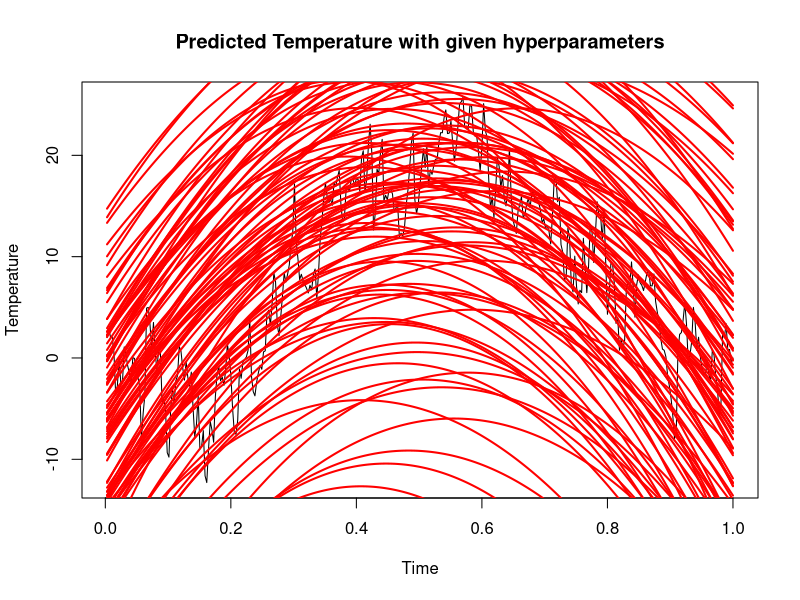
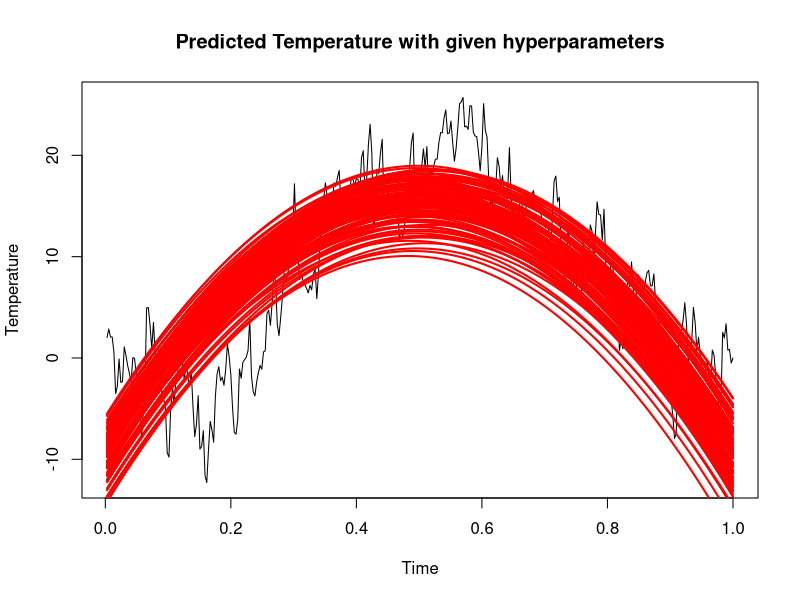
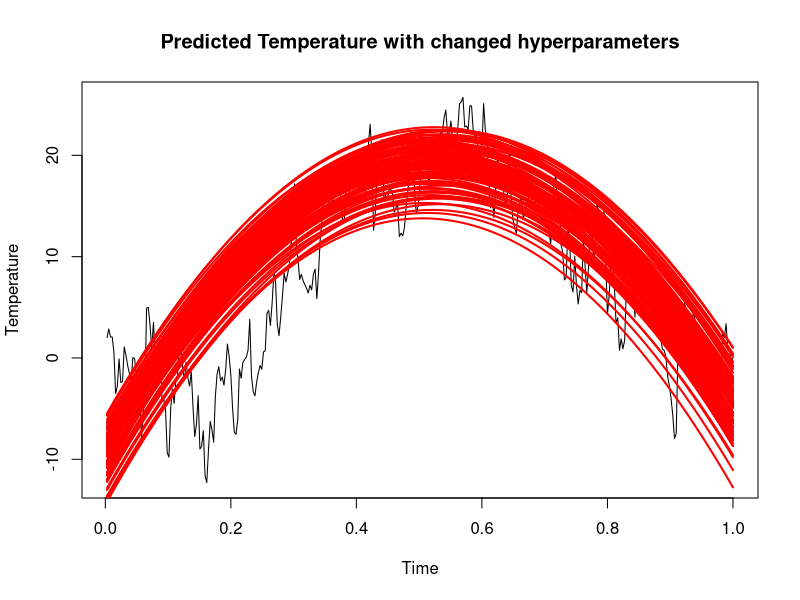
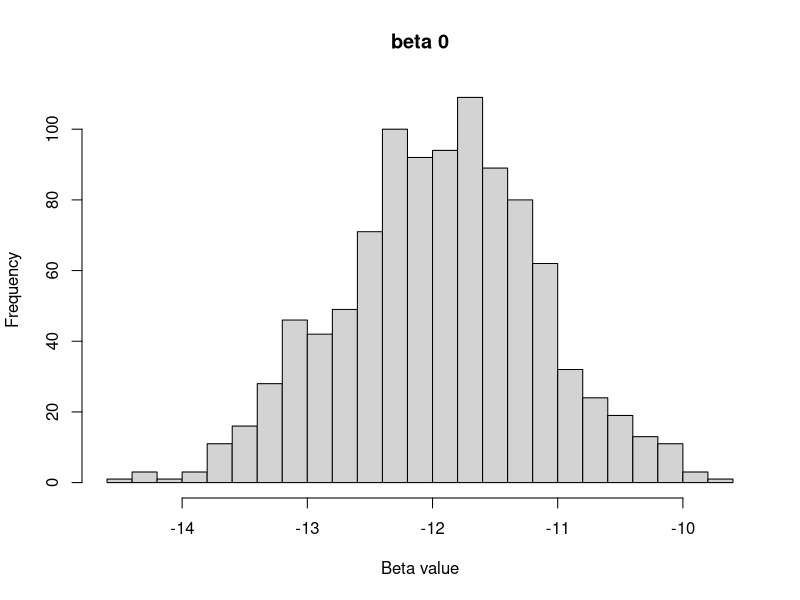
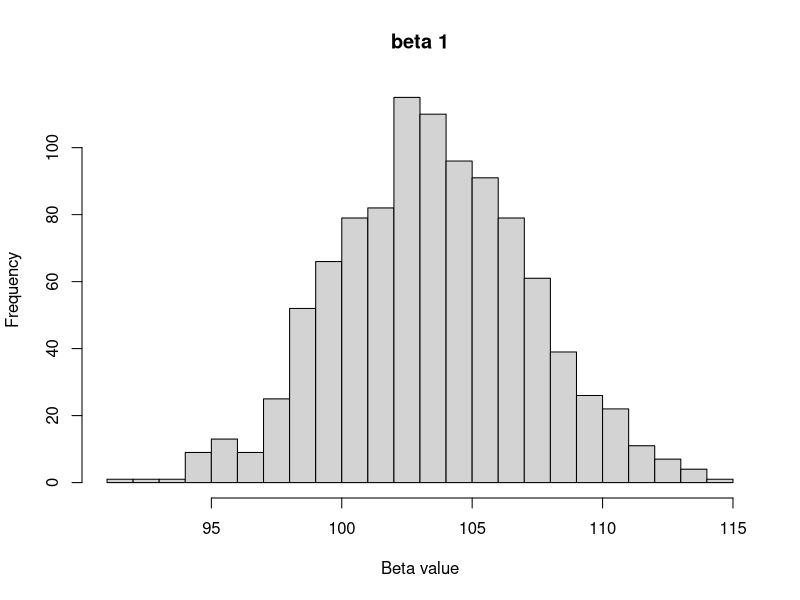
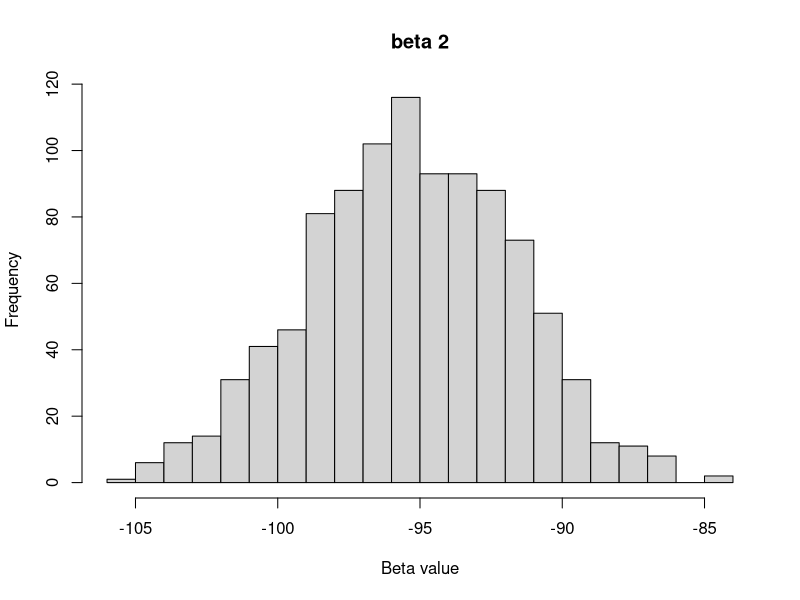
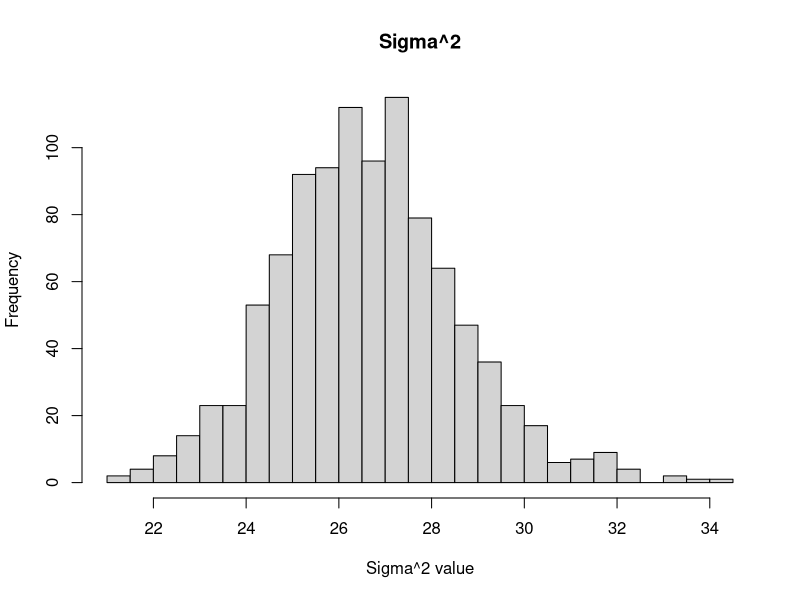
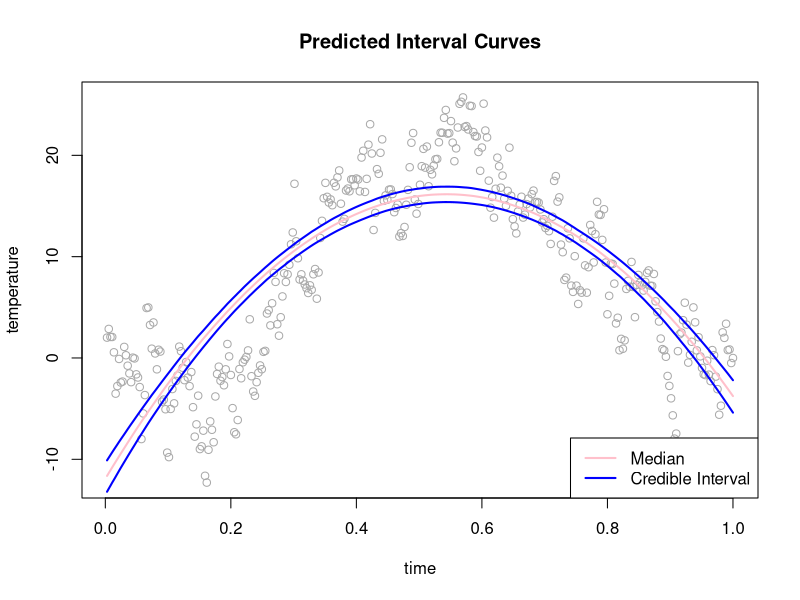

The R source for these figures, in order:
## ---- chunk 1
knitr::opts_chunk$set(echo = TRUE)
knitr::opts_chunk$set(fig.width=9, fig.height = 4.1) 
library(tidyverse)
library(dplyr)
library(knitr)
library(mvtnorm)
set.seed(12345)
## ---- chunk 2
#-----------------------------------------------------------------------------
# Q1a.
data0 <- read.table("TempLinkoping.txt", header = TRUE)
intercept <- rep(1,365)
data1 <- cbind(data0, "intercept"=intercept)
time2 <- data1$time^2
data1 <- cbind(data1, "time2"=time2)

#given hyperparameters
mu0=matrix(c(-10,100,-100))
omega0=diag(x=0.01, nrow=3, ncol=3)
v0=4
sigma20=1

#prior
PriorReg = function(mu0,omega0,v0,sigma20){
  set.seed(12345)
  for(i in 1:100){
    #using chi_sq to sample sigma^2
    chi_sample = rchisq(n=1, df=v0)
    sigma2 = v0*sigma20/chi_sample
    
    #using mvtnorm sample beta
    beta = rmvnorm(n=1, mean=mu0, sigma=sigma20*solve(omega0))
    
    #quadratic regression  
    quad_regre= beta[1]+beta[2]*data0$time+beta[3]*(data0$time^2)+rnorm(1,mean=0, sd=sqrt(sigma2))
    lines(x=data0$time, y=quad_regre,col="red",lwd=2)
  }
}

### Check the given hyperpara
plot(data0, main="Predicted Temperature with given hyperparameters", ylab="Temperature", xlab="Time", type="l")
PriorReg( mu0, omega0, v0, sigma20)

### change the hyperpara nu
plot(data0, main="Predicted Temperature with given hyperparameters", ylab="Temperature", xlab="Time", type="l")
PriorReg( mu0, omega0, v0, sigma20=0.03)


# Change the hyperpara sigma
plot(data0, main="Predicted Temperature with changed hyperparameters", ylab="Temperature", xlab="Time", type="l")
PriorReg( mu0=matrix(c(-10,110,-105)), omega0, v0, sigma20=0.03)
## ---- chunk 3
#---------------------------------------------
#Q1b.

### find beta hat
n=dim(data0)[1]
X = data.frame(intercept=rep(1,n), x1=data0$time, x2=data0$time^2)
X = as.matrix(X)
y = data0$temp
betaHat = solve(t(X)%*%X)%*%t(X)%*%y

### calculate mu, omega, nu sigma
mu_n = solve(t(X)%*%X+omega0) %*% (t(X)%*%X%*%betaHat+omega0%*%mu0)
omega_n = t(X)%*%X+omega0
v_n = v0 + n
sigma2_n = (v0*sigma20+(t(y)%*%y+t(mu0)%*%omega0%*%mu0-t(mu_n)%*%omega_n%*%mu_n))/v_n

### Marginal posterior 
set.seed(12345)
paras = NULL
final = NULL
for(i in 1:1000){
  #using chi_sq to sample posterior sigma^2
  chi_sample = rchisq(n=1, df=v_n)
  post_sigma2 = v_n*sigma2_n/chi_sample
  
  #using mvtnorm sample posterior beta
  post_beta = rmvnorm(n=1, mean=mu_n, sigma=post_sigma2[1]*solve(omega_n))
  
  paras = cbind(post_beta,post_sigma2)
  final = rbind(paras, final)
}

colnames(final) = c("beta0","beta1","beta2","sigma2")

## histogram of each parameters
hist(final[,1], main="beta 0", xlab="Beta value", breaks=30)
hist(final[,2], main="beta 1", xlab="Beta value", breaks=30)
hist(final[,3], main="beta 2", xlab="Beta value", breaks=30)
hist(final[,4], main="Sigma^2",xlab="Sigma^2 value", breaks=30)
## ---- chunk 4
### median curve and intervals
post_beta = final[,1:3]

PredictedVal=matrix(0,nrow=n,ncol=nrow(post_beta))
for(i in 1:nrow(post_beta)){
  PredictedVal[,i] = X %*% post_beta[i,]
}

## find median and credible interval
medianInterval=c()
crediInterval = matrix(0,nrow=n,ncol=2)
for(i in 1:n){
  medianInterval[i] = median(PredictedVal[i,])
  crediInterval[i,] = quantile(PredictedVal[i,], c(0.025,0.975))

}

plot(data0, main="Predicted Interval Curves", col="darkgrey", ylab="temperature")
lines(data0$time,medianInterval, col="pink",lwd=2)
lines(data0$time,crediInterval[,1], col="blue",lwd=2)
lines(data0$time,crediInterval[,2], col="blue",lwd=2)
legend("bottomright",legend=c("Median", "Credible Interval"), col=c("pink","blue"),lwd=2 )

## ---- chunk 5
#--------------------------------------------------------------
#Q1c.

x_tilde = -post_beta[,2]/ (2*post_beta[,3])
cat("The expected highest expected temperature is",mean(x_tilde))

hist(x_tilde, freq=F, breaks=20)

## ---- chunk 6
# -------------------------
# Q2a.

# loading data
data0 <- read.table("WomenWork.dat",header = T)

# setting initial values
tau <- 10 
y <- data0[,1]
X <- as.matrix(data0[,2:9])
nCov <- dim(X)[2]
covNames <- names(data0)[2:9]

# Prior
mu <- as.vector(rep(0,nCov))
sigma <- tau^2*diag(nCov)

set.seed(12345)
# Logistic regression function that returns the regression coefficients
logiPost <- function(betas,y,X,sigma){
  pred <- as.vector(X%*%betas)
  loglike <- sum(y*pred-log(1+exp(pred)))
  logprior <- dmvnorm(betas, mean=rep(0,length(betas)), sigma, log=T)
  return(loglike+logprior)
}

# setting initial values
initVal <- as.vector(rep(0,nCov)) 
# optimize over the betas
optRes <- optim(initVal,logiPost,gr=NULL,y,X,sigma,method="BFGS",control=list(fnscale=-1),hessian=T)

# retrieving betas 
beta_hat <- optRes$par
beta_hes <- -solve(optRes$hessian)
beta_std <- as.matrix(sqrt(diag(beta_hes)))

# verifing results
model0 <- glm(Work~0+., data=data0, family=binomial)

# printing results
colnames(beta_hes) <- covNames
rownames(beta_hes) <- covNames
kable(beta_hes)

kable(data.frame(Verification=model0$coefficients,Beta_hat=beta_hat,Beta_std=beta_std))

CI_NSmallChild <- quantile(beta_hat[7], c(0.025,0.975))

kable(data.frame(NSmallChild=CI_NSmallChild))
## ---- chunk 7
#----------------------------------
# Q2b.

woman <- c(constant=1,husbandIC=10,educYear=8,expYear=10,expYear2=1,age=40,NSmallChild=1,NBigChild=1)

posterior_betas <- rmvnorm(1000,mean=beta_hat,sigma=beta_hes)

predict_logistic <- function(betas, X){
  yNew <- (exp(X%*%betas))/(1+exp(X%*%betas))
  return(yNew)
}

working <- apply(posterior_betas,1,predict_logistic,X)

hist(working,breaks=50)

cat("The expected value for this woman is: ", mean(working), ", thus the model predicts that she is working.")
## ---- chunk 8
#----------------------------------
# Q2c.

woman <- c(constant=1,husbandIC=10,educYear=8,expYear=10,expYear2=1,age=40,NSmallChild=1,NBigChild=1)

nWomen <- 10

pred_work <- data.frame()

set.seed(12345)
for(i in 1:nWomen){
  posterior_betas <- rmvnorm(1000,mean=beta_hat,sigma=beta_hes)
  working <- apply(posterior_betas,1,predict_logistic,X)
  if(mean(working)>0.5){
    pred_work <- rbind(pred_work,working)
  }
}

hist(as.matrix(pred_work),breaks=50,freq=F)
